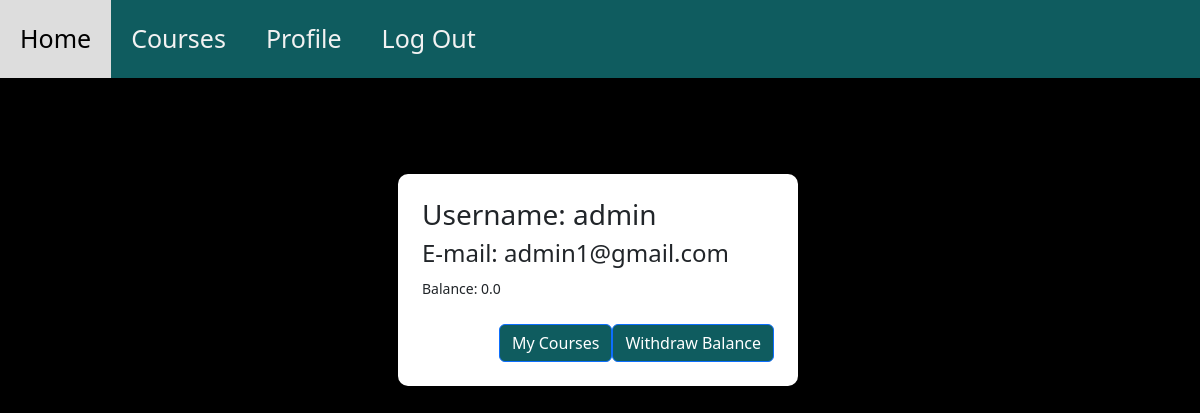
Screenshot of /profile (signed in) with the database file from the repository.
### tables this page shows
CREATE TABLE users (
            id INTEGER PRIMARY KEY AUTOINCREMENT ,
            username TEXT NOT NULL ,
            password TEXT NOT NULL,
            email TEXT NOT NULL UNIQUE ,
            balance REAL NOT NULL DEFAULT 0.0,
            Student BOOLEAN NOT NULL,
            Instructor BOOLEAN NOT NULL
        );

### app.py (the view)
@app.route("/profile" , methods=['POST','GET'])
def profile():
    if request.method == 'POST':
        button = request.form.get('button')
        if button == 'withdraw':
            db.update_user_balance(connection , session['email'])
            return redirect(url_for("withdraw"))
        elif button =='My_Courses':
            return redirect(url_for("MyCourses"))
    else:
        if 'email' in session:
            if session["Student"] == 1 :
                return render_template("profile.html" , user=db.get_user(connection,session['email']) , role = "s")
            elif session["Instructor"] == 1 :
                return render_template("profile.html" , user=db.get_user(connection,session['email']) , role = "i")
            else :
                return render_template("profile.html" , user=db.get_user(connection,session['email']))
        flash("You are not logged in" , "danger")
        return redirect(url_for("login"))

### db.py (called while the page is built)
def get_user(connection,email):
    cursor = connection.cursor()
    query = '''SELECT * FROM users WHERE email = ?'''
    cursor.execute(query, (email,))
    return cursor.fetchone()

### templates/profile.html (shortened to what this page needs)
<!DOCTYPE html>
<html lang="en">
	<head>
		<link rel="stylesheet" href="{{ url_for('static', filename='css/bootstrap.min.css') }}" />
		<link rel="stylesheet" href="{{ url_for('static', filename='css/style.css') }}" />
	</head>
	<body>
		<div class="topnav" id="myTopnav">
			<a href="{{ url_for('home') }}">Home</a>
			<a href="{{ url_for('index') }}">Courses</a>
			<a href="{{ url_for('profile') }}">Profile</a>
			<a href="{{ url_for('logout') }}">Log Out</a>
		</div>
		  <br><br>
		  <div class="centered-body">
			<div class="container-fluid">
			<div class="row justify-content-center">
				<div class="col-md-6 col-lg-4 form-container p-4 mt-5 me-1">
					<div class="row">
						<div class="col">
							<h3>Username: {{ user[1] }}</h3>
							<h4>E-mail: {{ user[3] }}</h4>
							{% if role != "s" %}
							<small>Balance: {{ user[4] }}</small>
							{% endif %}
							<br><br>
							<form method="post">
								{% if role != "s" %}
								<button type="submit" class="btn btn-primary float-end" name="button" value="withdraw" >
									Withdraw Balance
								</button>
								{% endif %}
								{% if role != "i"%}
								<button type="submit" class="btn btn-primary float-end" name="button" value="My_Courses" >
									My Courses
								</button>
								{% endif %}
							</form>
						</div>
					</div>
				</div>
			</div>
		</div>
		  </div>
	</body>
</html>

### static/css/style.css (style rules this page uses)
body { background-color: #000; min-height: 100vh; margin: 0; }
.centered-body { display: flex; justify-content: center; align-items: center; }
.form-container { background-color: #ffffff; border-radius: 10px; box-shadow: 0 0 10px rgba(0, 0, 0, 0.5); }
.btn-primary { background-color: #0f5c5f; }
.topnav { overflow: hidden; background-color: #0f5c5f; }
.topnav a { float: left; display: block; color: #f2f2f2; text-align: center; padding: 20px; text-decoration: none; font-size: 25px; }

### rows the page displays
users: username "admin", email "admin1@gmail.com", balance "0.0"
